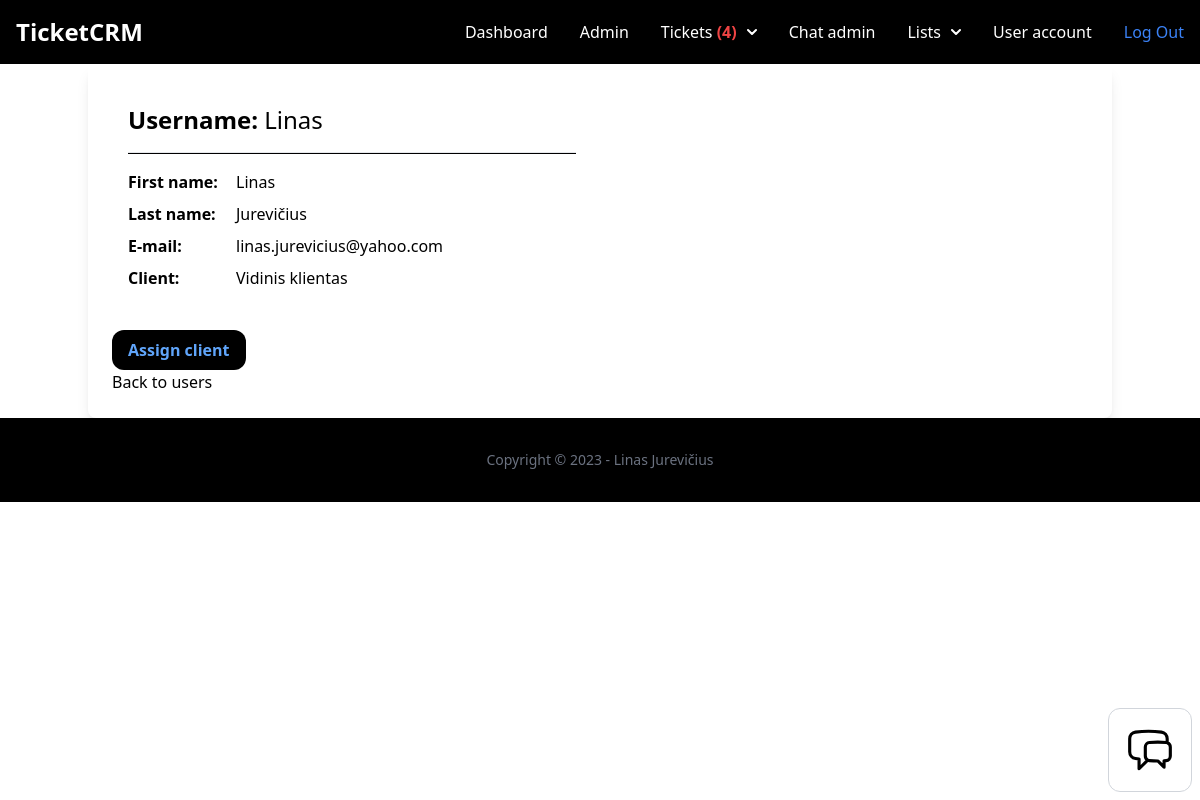
The page /dashboard/2/ (signed in) on the database as committed earlier.
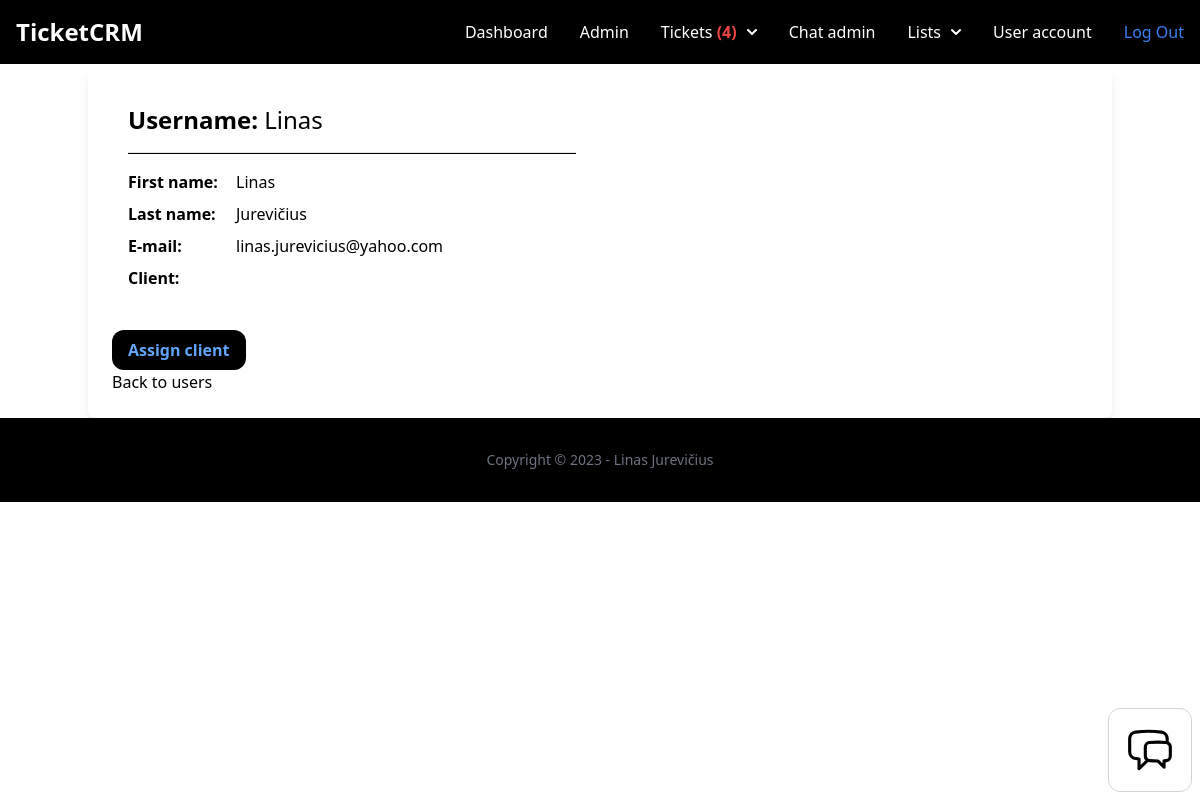
The same page on the database as committed later.
### userprofile/models.py (models this page shows, shortened)
class UserProfile(models.Model):
    user = models.OneToOneField(User, related_name='userprofile', on_delete=models.CASCADE)
    active_team = models.ForeignKey(Team, related_name='userprofile', blank=True, null=True, on_delete=models.CASCADE)
    client = models.ForeignKey(Client, related_name='userprofile', on_delete=models.SET_NULL, null=True, blank=True)

### client/models.py (models this page shows, shortened)
class Client(models.Model):
    team = models.ForeignKey(Team, related_name='clients', on_delete=models.CASCADE, null=True, blank=True)
    name = models.CharField(max_length=255)
    email = models.EmailField(blank=True, null=True)
    phone = models.CharField(max_length=100, blank=True, null=True)
    description = models.TextField(blank=True, null=True)
    created_by = models.ForeignKey(User, related_name='clients', on_delete=models.CASCADE)
    lead = models.ForeignKey(Lead, related_name='clients', on_delete=models.SET_NULL, null=True, blank=True)
    created_at = models.DateTimeField(auto_now_add=True)
    modified_at = models.DateTimeField(auto_now=True)
    class Meta:
        ordering = ('name','created_by')

### userprofile/views.py (the view)
# urls.py: path('<int:pk>/', views.user_detail, name='detail'),
@login_required
def user_detail(request, pk):
    user = get_object_or_404(User, pk=pk)
    user_profile = UserProfile.objects.get(user=user)
    if request.user.is_manager:
        return render(request, 'userprofile/user_detail.html', {
            'user': user,
            'user_profile': user_profile,
        })
    else:
        messages.error(request, 'You have no access to the page')
        return redirect('dashboard:index')

### chat/context_processors.py (called while the page is built)
def chat_waiting(request):
    waiting_chat = Room.objects.filter(status='waiting')
    return {'waiting_chat': waiting_chat}

### team/context_processors.py (called while the page is built)
def active_team(request):
    if request.user.is_authenticated:
        if request.user.userprofile.active_team:
            active_team = request.user.userprofile.active_team
        else:
            active_team = Team.objects.filter(created_by=request.user)[0]
    else:
        active_team = None
    return {'active_team': active_team}

### ticket/context_processors.py (called while the page is built)
def pending_tickets(request):
    pending_tickets = 0
    if request.user.is_authenticated:
        if request.user.is_manager:
            pending_tickets = Ticket.objects.filter(status='pending')
        else:
            pending_tickets = pending_tickets
    else:
        pending_tickets = pending_tickets
    return {'pending_tickets': pending_tickets}

def workspace_tickets(request):
    if request.user.is_authenticated:
        workspace_tickets = Ticket.objects.filter(assign_to=request.user, is_resolved=False)
    else:
        workspace_tickets = 0
    return {'workspace_tickets': workspace_tickets}

### userprofile/templates/userprofile/user_detail.html (shortened to what this page needs)
{% extends 'app/base.html'  %}
{% block content %}
<div class="container mx-auto shadow-lg rounded-lg py-6 px-6">
    <div class="grid md:grid-cols-2 gap-4">
        <div class="p-4 bg-white">
            <h3 class="mb-4 text-2xl"><b>Username: </b>{{ user.username }}</h3>
            <hr class="my-4 h-0.5 bg-black">
            <div class="grid md:grid-cols-[100px_auto] gap-2">
                <p class="font-semibold">First name: </p>{{ user.first_name }}<br>
                <p class="font-semibold">Last name: </p>{{ user.last_name }}<br>
                <p class="font-semibold">E-mail: </p>{{ user.email }}<br>
                <p class="font-semibold">Client: </p>{{ user_profile.client.name }}<br>
            </div>
        </div>
    </div>
    <br>
    <div class="flex space-x-2">
        <a href="{% url 'userprofile:edit-profile' user_profile.id %}" class="inline-block text-center py-2 px-4 bg-black rounded-xl font-semibold text-blue-400">Assign client</a>
    </div>
        <a href="{% url 'userprofile:list' %}">Back to users</a>
    </div>
    {% endblock %}

Rows that differ between the two databases and show on the page:
no longer on this page (row edited): UserProfile: client.name "Vidinis klientas"
